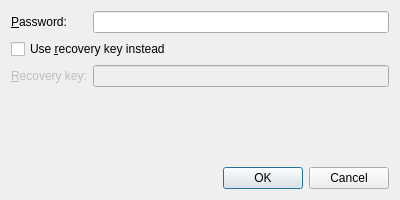
<?xml version="1.0" encoding="UTF-8"?>
<ui version="4.0">
 <class>PasswordDialog</class>
 <widget class="QDialog" name="PasswordDialog">
  <property name="geometry">
   <rect>
    <x>0</x>
    <y>0</y>
    <width>400</width>
    <height>200</height>
   </rect>
  </property>
  <property name="windowTitle">
   <string>Enter Password</string>
  </property>
  <layout class="QVBoxLayout" name="verticalLayout">
   <item>
    <layout class="QFormLayout" name="formLayout">
     <item row="0" column="0">
      <widget class="QLabel" name="passwordLabel">
       <property name="text">
        <string>&amp;Password:</string>
       </property>
       <property name="buddy">
        <cstring>passwordEdit</cstring>
       </property>
      </widget>
     </item>
     <item row="0" column="1">
      <widget class="QLineEdit" name="passwordEdit">
       <property name="echoMode">
        <enum>QLineEdit::Password</enum>
       </property>
      </widget>
     </item>
     <item row="1" column="0" colspan="2">
      <widget class="QCheckBox" name="useRecoveryCheckBox">
       <property name="text">
        <string>Use &amp;recovery key instead</string>
       </property>
      </widget>
     </item>
     <item row="2" column="0">
      <widget class="QLabel" name="recoveryKeyLabel">
       <property name="enabled">
        <bool>false</bool>
       </property>
       <property name="text">
        <string>&amp;Recovery key:</string>
       </property>
       <property name="buddy">
        <cstring>recoveryKeyEdit</cstring>
       </property>
      </widget>
     </item>
     <item row="2" column="1">
      <widget class="QLineEdit" name="recoveryKeyEdit">
       <property name="enabled">
        <bool>false</bool>
       </property>
       <property name="echoMode">
        <enum>QLineEdit::Password</enum>
       </property>
      </widget>
     </item>
    </layout>
   </item>
   <item>
    <widget class="QDialogButtonBox" name="buttonBox">
     <property name="orientation">
      <enum>Qt::Horizontal</enum>
     </property>
     <property name="standardButtons">
      <set>QDialogButtonBox::Cancel|QDialogButtonBox::Ok</set>
     </property>
    </widget>
   </item>
  </layout>
 </widget>
 <resources/>
 <connections/>
</ui>
